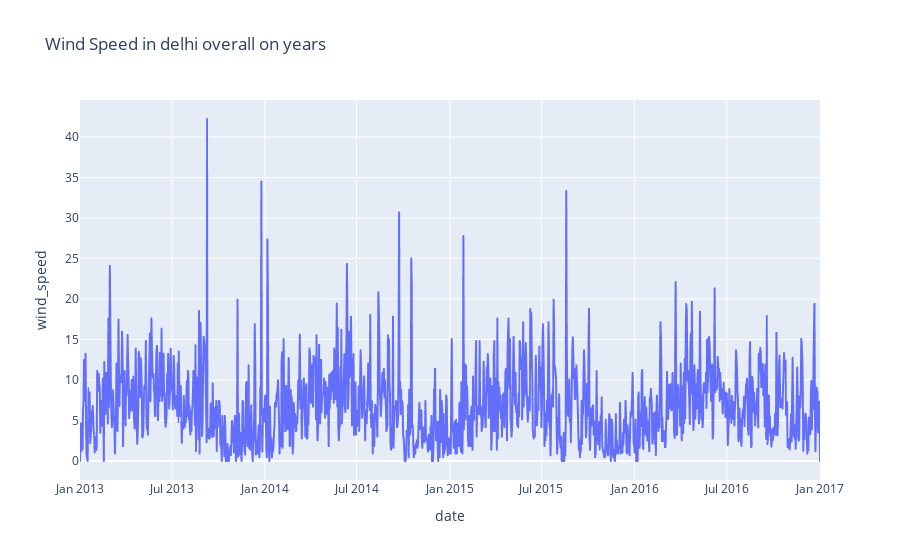

Notebook source saved alongside this figure:
### Code cell
figure = px.line(data, x="date", y="wind_speed",
                 title= "Wind Speed in delhi overall on years")
figure.show()

### Figure 1 — Plotly figure (JSON) as saved in the notebook; plotly's stock layout.template omitted (floating-point values rounded to 4 significant figures; data arrays with more than 128 entries replaced by an {"elided": "..."} marker saying what was removed)
{"data": [{"hovertemplate": "date=%{x}<br>wind_speed=%{y}<extra></extra>", "legendgroup": "", "line": {"color": "#636efa", "dash": "solid"}, "marker": {"symbol": "circle"}, "mode": "lines", "name": "", "showlegend": false, "type": "scattergl", "x": {"elided": "1462 str values"}, "xaxis": "x", "y": {"elided": "1462 float values"}, "yaxis": "y"}], "layout": {"legend": {"tracegroupgap": 0}, "title": {"text": "Wind Speed in delhi overall on years"}, "xaxis": {"anchor": "y", "domain": [0, 1], "title": {"text": "date"}}, "yaxis": {"anchor": "x", "domain": [0, 1], "title": {"text": "wind_speed"}}}}
